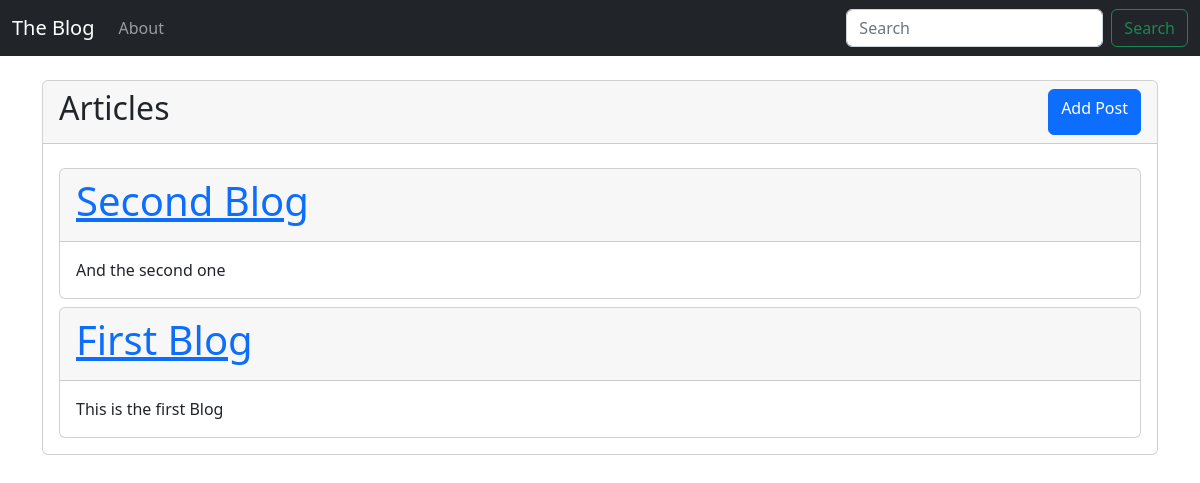
The app's page /, older data.
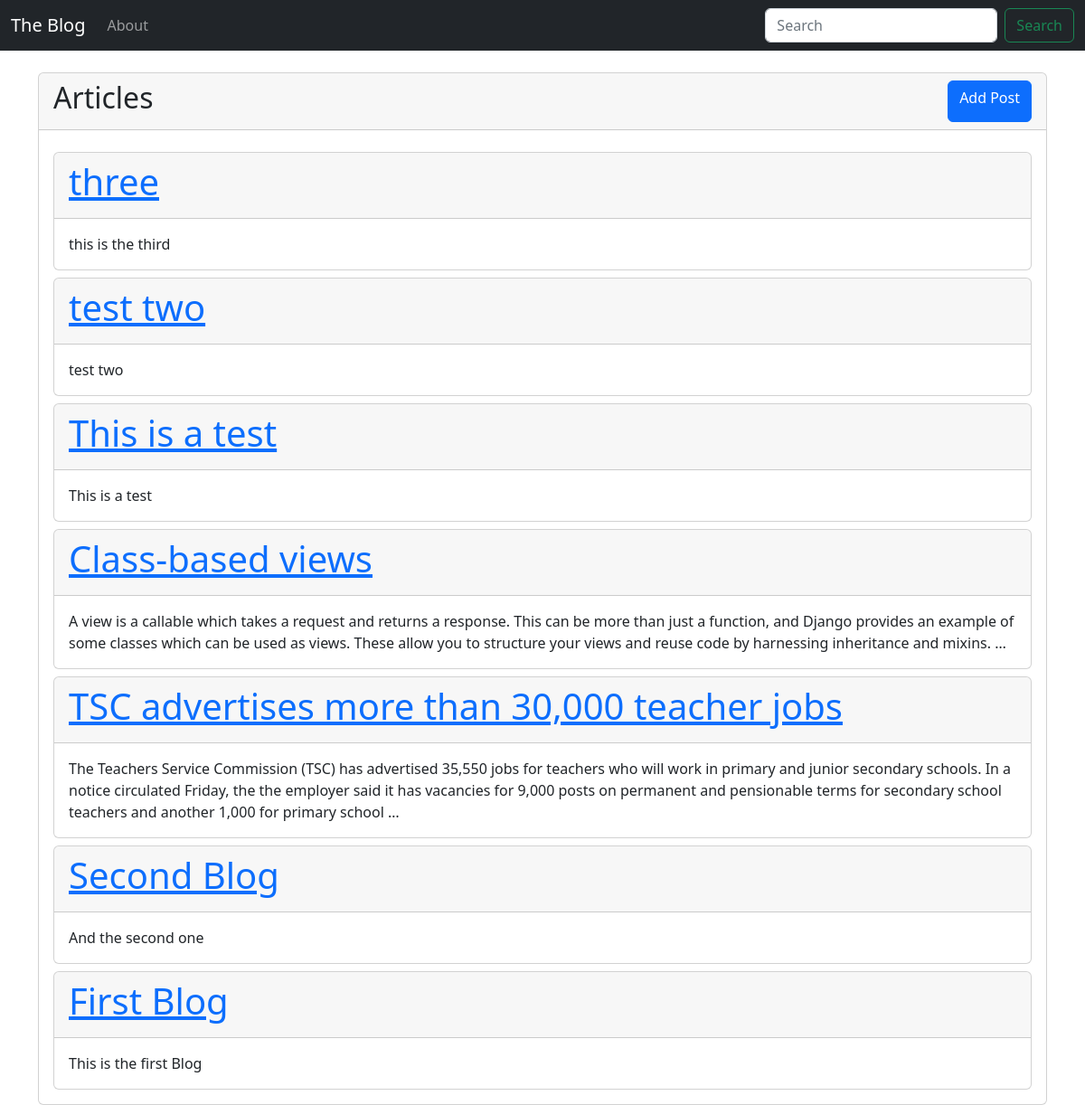
The same page, newer data.
### theblog/models.py (models this page shows, shortened)
class Post(models.Model):
    title = models.CharField(max_length=255)
    author = models.ForeignKey(User, on_delete=models.CASCADE)
    slug = models.CharField(max_length=255)
    body = models.TextField()
    id = models.UUIDField(default=uuid.uuid4, primary_key=True, unique=True, editable=False)
    created_at = models.DateTimeField(auto_now_add=True)
    class Meta:
        ordering = ('-created_at',)

### theblog/views.py (the view)
# urls.py: path('', HomeView.as_view(), name="home"),
class HomeView(ListView):
    model: Post
    template_name = 'home.html'
    queryset = Post.objects.all()

### theblog/templates/home.html
{% extends 'base.html' %} {% block content %}
<div class="card mt-4">
  <div class="card-header d-flex justify-content-between">
    <h2>Articles</h2>
    <a href="{% url 'add_post' %}" class="btn btn-primary">Add Post</a>
  </div>
  <div class="card-body">
    {% for post in object_list %}
    <div class="card mt-2">
      <div class="card-header">
        <h1>
          <a href="{% url 'article_detail' post.slug post.id %}"
            >{{ post.title}}</a
          >
        </h1>
      </div>
      <div class="card-body">{{ post.body | truncatewords:50 }}</div>
    </div>
    {% endfor %}
  </div>
</div>
{% endblock %}

### theblog/templates/base.html (shortened to what this page needs)
<!DOCTYPE html>
<html lang="en">
  <head>
    <link
      href="https://cdn.jsdelivr.net/npm/bootstrap@5.2.3/dist/css/bootstrap.min.css"
      rel="stylesheet"
    />
  </head>
  <body>
    <nav class="navbar navbar-dark navbar-expand-lg bg-dark">
      <div class="container-fluid">
        <a class="navbar-brand" href="{% url 'home' %}">The Blog</a>
        <div class="collapse navbar-collapse" id="navbarSupportedContent">
          <ul class="navbar-nav me-auto mb-2 mb-lg-0">
            <li class="nav-item">
              <a class="nav-link" href="">About</a>
            </li>
          </ul>
          <form class="d-flex" role="search">
            <input
              class="form-control me-2"
              type="search"
              placeholder="Search"
              aria-label="Search"
            />
            <button class="btn btn-outline-success" type="submit">
              Search
            </button>
          </form>
        </div>
      </div>
    </nav>
    <div class="container">{% block content%} {% endblock %}</div>
  </body>
</html>

Row changes from the older to the newer data that the page shows:
added Post: title "three", body "this is the third"
added Post: title "test two", body "test two"
added Post: title "This is a test", body "This is a test"
added Post: title "Class-based views", body "A view is a callable which takes a request and returns a response. This can be more than just a function, and Django provides an example of some classes which can be used as views. These allow you to structure your views and reuse code by harnessing inheritance and mixins. …"
added Post: title "TSC advertises more than 30,000 teacher jobs", body "The Teachers Service Commission (TSC) has advertised 35,550 jobs for teachers who will work in primary and junior secondary schools. In a notice circulated Friday, the the employer said it has vacancies for 9,000 posts on permanent and pensionable terms for secondary school teachers and another 1,000 for primary school …"
